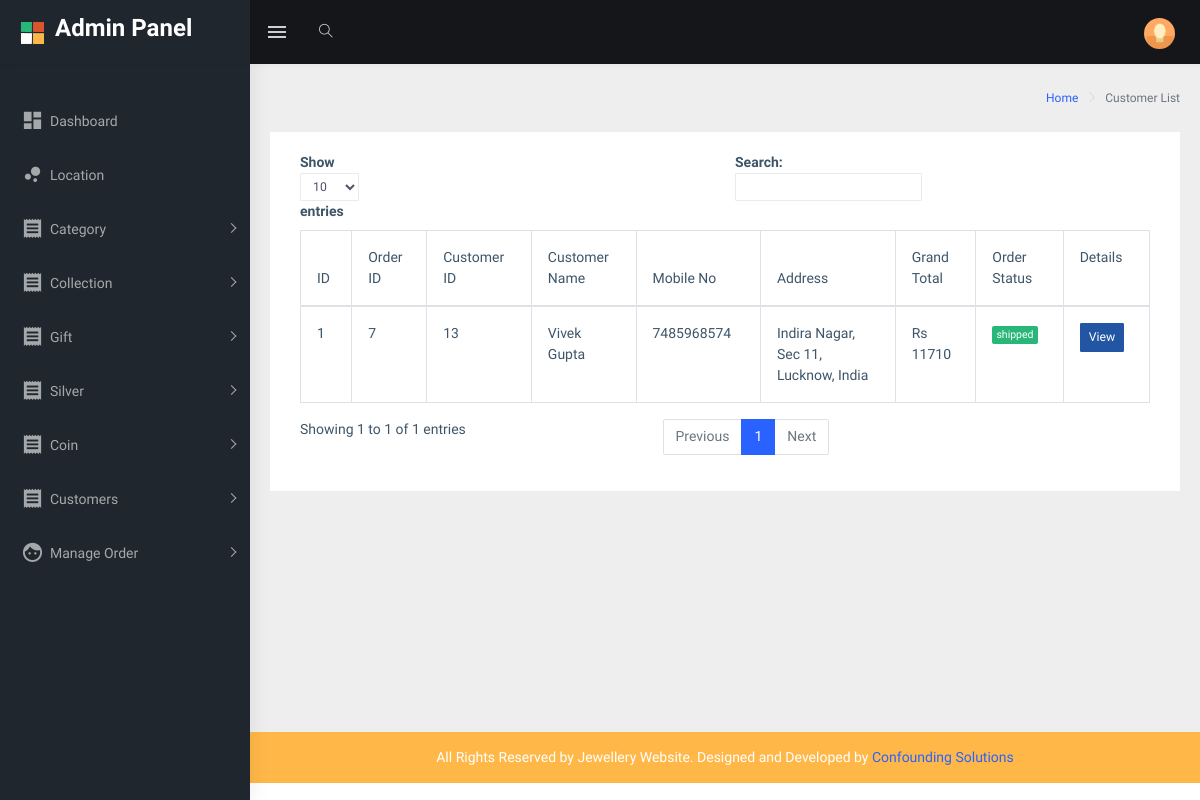
Page /admin/complete_order on the earlier database version.
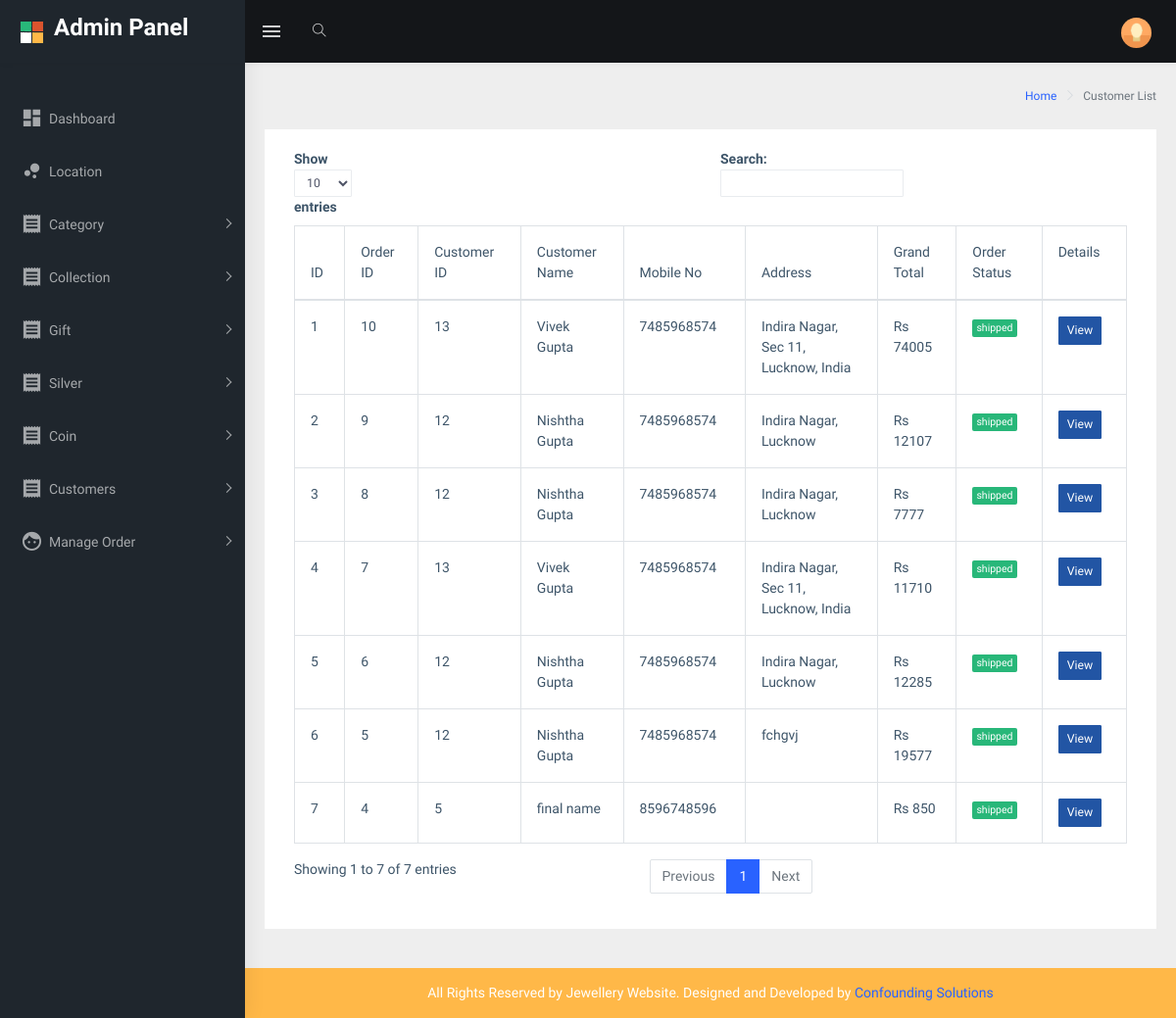
Same page on the later database version.
### tables this page shows
CREATE TABLE `orders` (
  `order_id` int(11) NOT NULL,
  `customer_id` varchar(55) NOT NULL,
  `customer_name` varchar(55) NOT NULL,
  `mobno` varchar(255) NOT NULL,
  `state` varchar(55) NOT NULL,
  `city` varchar(55) NOT NULL,
  `zipcode` varchar(55) NOT NULL,
  `address` varchar(255) NOT NULL,
  `grand_total` varchar(55) NOT NULL,
  `status` varchar(255) NOT NULL,
  `distributor` varchar(255) NOT NULL,
  `date` datetime NOT NULL DEFAULT CURRENT_TIMESTAMP
);

### application/controllers/Admin.php (called while the page is built, shortened)
<?php
class Admin extends CI_Controller {
	public function __construct()
	{
		$this->load->model('Admin_model','model');
	}
	public function complete_order()
	{
		$data['order']=$this->model->getCompleteOrder();
		$this->load->view('admin/header');
		$this->load->view('admin/sidebar');
		$this->load->view('admin/complete_order',$data);
		$this->load->view('admin/footer');
	}
}

### index.php (called while the page is built, shortened)
<?php
require_once BASEPATH.'core/CodeIgniter.php';

### application/models/Admin_model.php (called while the page is built, shortened)
<?php
class Admin_model extends CI_model
{
	public function getCompleteOrder()
	{
		$this->db->order_by('order_id','DESC');
		return $this->db->get_where('orders',array('status'=>'shipped'))->result();
	}
}
?>

### application/views/admin/complete_order.php (the view, shortened to what this page needs)
<div class="page-wrapper">
            <div class="page-breadcrumb">
                <div class="row">
                    <div class="col-12 d-flex no-block align-items-center">
                        <div class="ml-auto text-right">
                            <nav aria-label="breadcrumb">
                                <ol class="breadcrumb">
                                    <li class="breadcrumb-item"><a href="#">Home</a></li>
                                    <li class="breadcrumb-item active" aria-current="page">Customer List</li>
                                </ol>
                            </nav>
                        </div>
                    </div>
                </div>
            </div>
            <div class="container-fluid">
                <div class="row">
                    <div class="col-12">
                        <div class="card">
                            <div class="card-body">
                                <div class="table-responsive">
                                    <table id="zero_config" class="table table-hover table-bordered">
                                        <thead>
                                            <tr>
                                                <th>ID</th>
                                                <th>Order ID</th>
                                                <th>Customer ID</th>
                                                <th>Customer Name</th>
                                                <th>Mobile No</th>
                                                 <th>Address</th>
                                                <th>Grand Total</th>
                                                <th>Order Status</th>
                                                <td>Details</td>
                                            </tr>
                                        </thead>
                                        <tbody>
                                            <?php
                                            $i=1;
                                            foreach ($order as $key): ?>
                                              <tr>
                                                <td><?php echo $i; ?></td>
                                                <td><?php echo $key->order_id; ?></td>
                                                <td><?php echo $key->customer_id; ?></td>
                                                <td><?php echo $key->customer_name; ?></td>
                                                <td><?php echo $key->mobno; ?></td>
                                                <td><?php echo $key->address; ?></td>
                                                <td><?php echo 'Rs '.$key->grand_total; ?></td>
                                                <td><span class=" badge badge-success"><?php echo $key->status; ?></span></td>
                                                <td><input type="button" class="view_data btn btn-info btn-sm" name="view" value="View" id="<?php echo $key->order_id; ?>"></td>
                                            <?php $i++;endforeach ?>
                                        </tbody>
                                    </table>
                                </div>
                            </div>
                        </div>
                    </div>
                </div>
            </div>

Differences in the rows shown:
added orders: order_id "10", customer "13", customer_name "Vivek Gupta", mobno "7485968574", address "Indira Nagar, Sec 11, Lucknow, India", grand_total "74005", status "shipped"
added orders: order_id "9", customer "12", customer_name "Nishtha Gupta", mobno "7485968574", address "Indira Nagar, Lucknow", grand_total "12107", status "shipped"
added orders: order_id "8", customer "12", customer_name "Nishtha Gupta", mobno "7485968574", address "Indira Nagar, Lucknow", grand_total "7777", status "shipped"
now on this page (row edited): orders: order_id "6", customer "12", customer_name "Nishtha Gupta", mobno "7485968574", address "Indira Nagar, Lucknow", grand_total "12285", status "shipped"
now on this page (row edited): orders: order_id "5", customer "12", customer_name "Nishtha Gupta", mobno "7485968574", address "fchgvj", grand_total "19577", status "shipped"
now on this page (row edited): orders: order_id "4", customer "5", customer_name "final name", mobno "8596748596", grand_total "850", status "shipped"
Other differences:
text written by a page script: "Show entries Search: Showing 1 to 1 of 1 entries Previous 1 Next" → "Show entries Search: Showing 1 to 7 of 7 entries Previous 1 Next"
